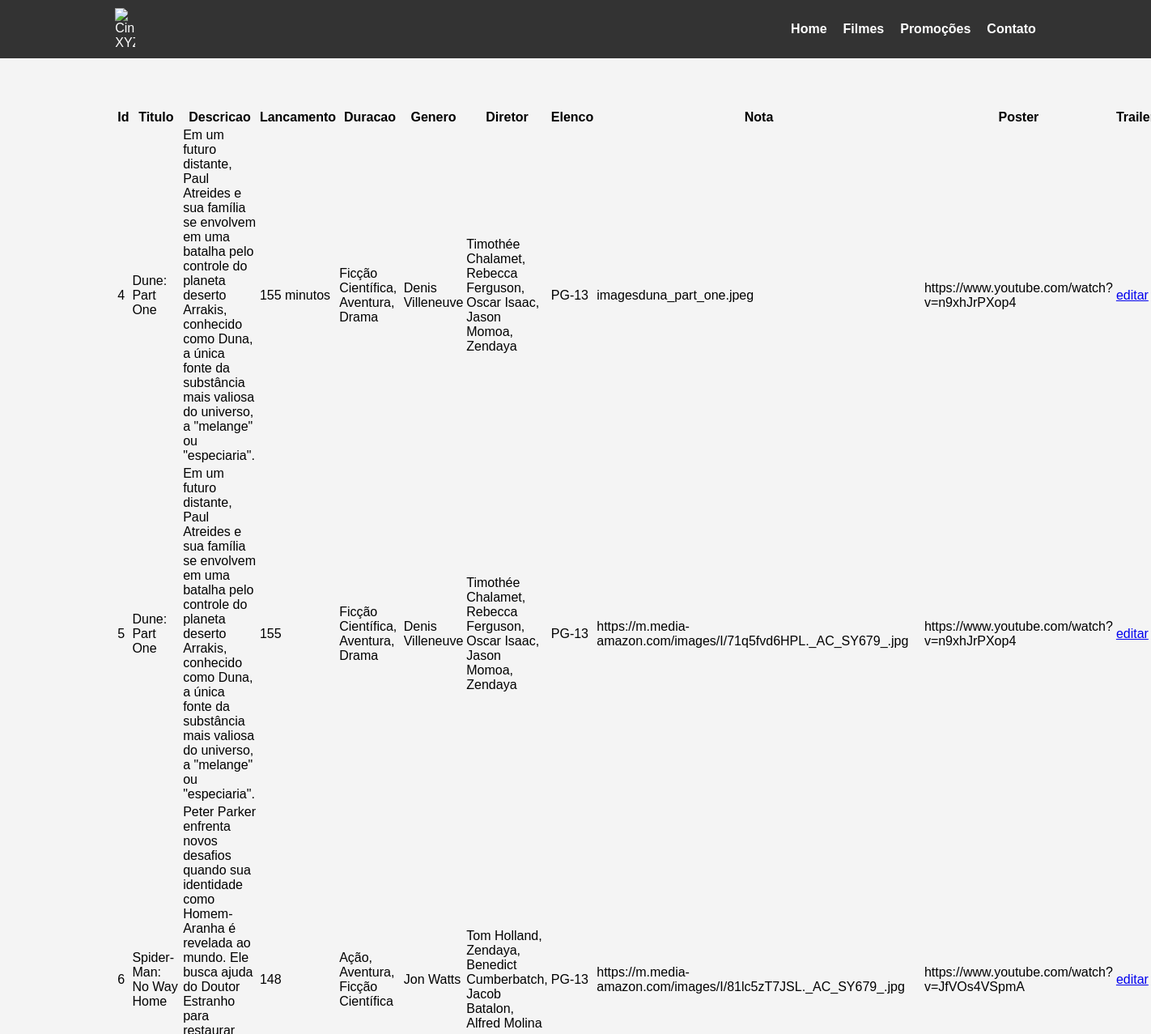
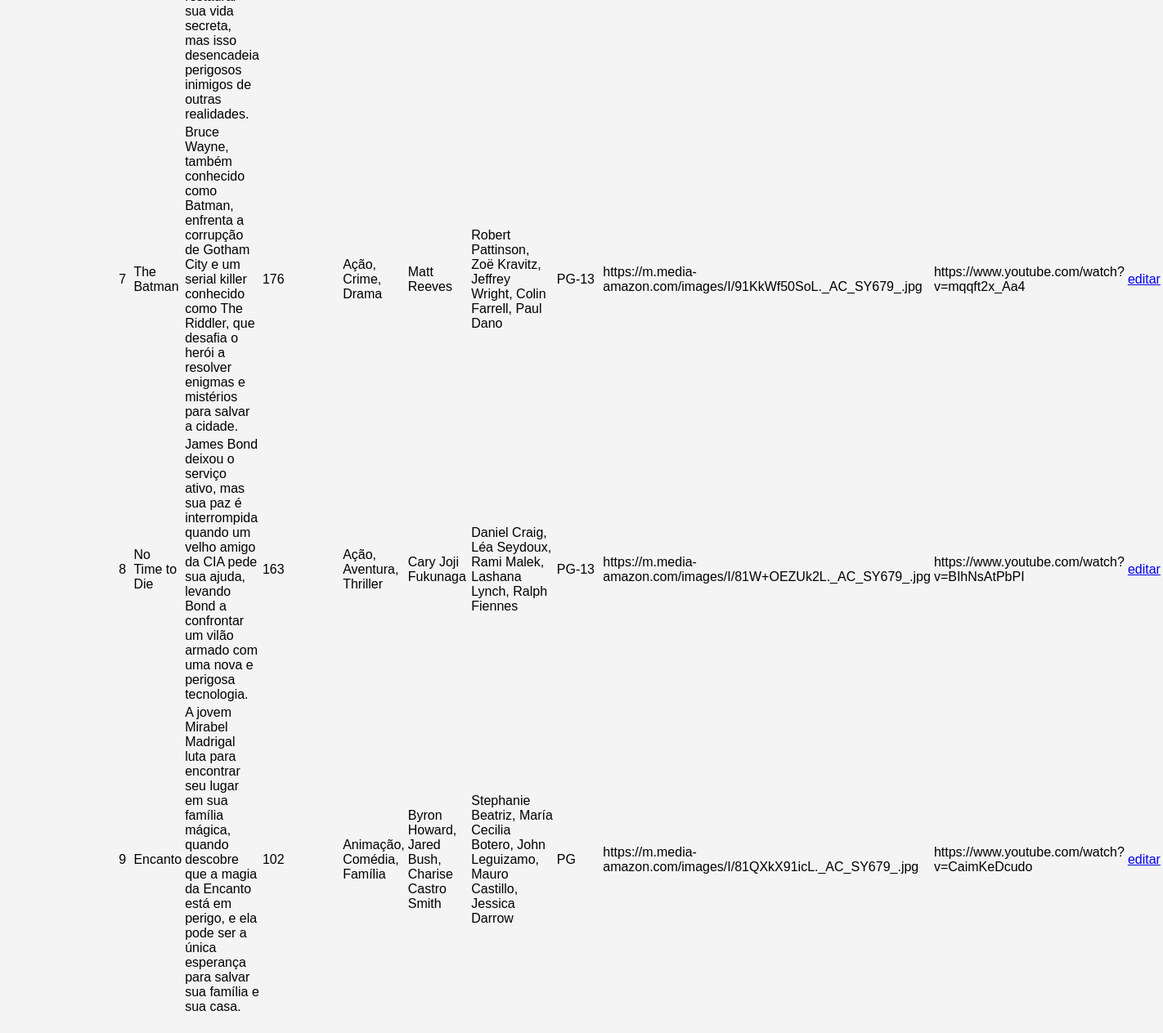
/ListaFilme/listaFilme.php, run on the app's committed database (2 pictures, top to bottom).
### tables this page shows
CREATE TABLE `listafilmes` (
  `Id` int(50) NOT NULL,
  `Titulo` varchar(255) NOT NULL,
  `Descricao` varchar(255) NOT NULL,
  `Lancamento` varchar(255) NOT NULL,
  `Duracao` varchar(255) NOT NULL,
  `Genero` varchar(255) NOT NULL,
  `Diretor` varchar(255) NOT NULL,
  `Elenco` varchar(255) NOT NULL,
  `Nota` varchar(255) NOT NULL,
  `Poster` varchar(255) NOT NULL,
  `Trailer` varchar(255) NOT NULL
);

### ListaFilme/listaFilme.php (the view, shortened to what this page needs)
<!DOCTYPE html>
<html lang="pt-BR">
<head>
    <link rel="stylesheet" href="styles.css">
</head>
<body>
    <header>
        <div class="container">
            <img  alt="Cinema XYZ" class="logo">
            <nav>
                <ul>
                    <li><a href="index.php">Home</a></li>
                    <li><a href="#">Filmes</a></li>
                    <li><a href="#">Promoções</a></li>
                    <li><a href="#">Contato</a></li>
                </ul>
            </nav>
        </div>
    </header>
    <section class="detalhes-filme">
        <div class="container">
            <?php
            require_once '../banco.php';
            $busca = listarFilmes();
         ?>
<table style="width: 50%;">
    <tr>
        <th>Id</th>
        <th>Titulo</th>
        <th>Descricao</th>
        <th>Lancamento</th>
        <th>Duracao</th>
        <th>Genero</th>
        <th>Diretor</th>
        <th>Elenco</th>
        <th>Nota</th>
        <th>Poster</th>
        <th>Trailer</th>
    </tr>
    <?php
        while ($obj = $busca->fetch_object()) {
            echo "<tr>";
            echo "<td>$obj->Id</td>";
            echo "<td>$obj->Titulo</td>";
            echo "<td>". $obj->Descricao ."</td>";
            echo "<td>$obj->Duracao</td>";
            echo "<td>$obj->Genero</td>";
            echo "<td>". $obj->Diretor ."</td>";
            echo "<td>$obj->Elenco</td>";
            echo "<td>$obj->Nota</td>";
            echo "<td>". $obj->Poster ."</td>";
            echo "<td>$obj->Trailer</td>";
            echo "<td><a href=\"editar.php?p=" . $obj->Id . "\">editar</a> </td>";
            echo "</tr>";
        }
    ?>
    </table>
        </div>
    </section>
</body>
</html>

### banco.php (shortened to what this page needs)
<pre>
<?php
$banco = new mysqli("localhost", "root", "", "php-cine");
    function listarFilmes(){
        global $banco;
        $q = "SELECT `Id`, `Titulo`, `Descricao`, `Lancamento`, `Duracao`, `Genero`, `Diretor`, `Elenco`, `Nota`, `Poster`, `Trailer` FROM `listafilmes`";
        $resp = $banco->query($q);
        return $resp;
    }
?>
</pre>

### styles.css (style rules this page uses)
body { font-family: Arial, sans-serif; background-color: #f4f4f4; margin: 0; padding: 0; }
header { background-color: #333; color: #fff; padding: 10px 0; }
header .container { display: flex; justify-content: space-between; align-items: center; }
header .logo { width: 25px; }
header nav ul { list-style: none; margin: 0; padding: 0; display: flex; }
header nav ul li { margin-left: 20px; }
header nav ul li a { color: #fff; text-decoration: none; font-weight: bold; }
section { padding: 20px 0; }
.container { width: 80%; margin: 0 auto; }

### data on the page
listafilmes: Id "4", Titulo "Dune: Part One", Descricao "Em um futuro distante, Paul Atreides e sua família se envolvem em uma batalha pelo controle do planeta deserto Arrakis, conhecido como Duna, a única fonte da substância mais valiosa do universo, a \"melange\" ou \"especiaria\".", Duracao "155 minutos", Genero "Ficção Científica, Aventura, Drama", Diretor "Denis Villeneuve", Elenco "Timothée Chalamet, Rebecca Ferguson, Oscar Isaac, Jason Momoa, Zendaya", Nota "PG-13", Poster "imagesduna_part_one.jpeg", Trailer "https://www.youtube.com/watch?v=n9xhJrPXop4"
listafilmes: Id "5", Titulo "Dune: Part One", Descricao "Em um futuro distante, Paul Atreides e sua família se envolvem em uma batalha pelo controle do planeta deserto Arrakis, conhecido como Duna, a única fonte da substância mais valiosa do universo, a \"melange\" ou \"especiaria\".", Duracao "155", Genero "Ficção Científica, Aventura, Drama", Diretor "Denis Villeneuve", Elenco "Timothée Chalamet, Rebecca Ferguson, Oscar Isaac, Jason Momoa, Zendaya", Nota "PG-13", Poster "https://m.media-amazon.com/images/I/71q5fvd6HPL._AC_SY679_.jpg", Trailer "https://www.youtube.com/watch?v=n9xhJrPXop4"
listafilmes: Id "6", Titulo "Spider-Man: No Way Home", Descricao "Peter Parker enfrenta novos desafios quando sua identidade como Homem-Aranha é revelada ao mundo. Ele busca ajuda do Doutor Estranho para restaurar sua vida secreta, mas isso desencadeia perigosos inimigos de outras realidades.", Duracao "148", Genero "Ação, Aventura, Ficção Científica", Diretor "Jon Watts", Elenco "Tom Holland, Zendaya, Benedict Cumberbatch, Jacob Batalon, Alfred Molina", Nota "PG-13", Poster "https://m.media-amazon.com/images/I/81lc5zT7JSL._AC_SY679_.jpg", Trailer "https://www.youtube.com/watch?v=JfVOs4VSpmA"
listafilmes: Id "7", Titulo "The Batman", Descricao "Bruce Wayne, também conhecido como Batman, enfrenta a corrupção de Gotham City e um serial killer conhecido como The Riddler, que desafia o herói a resolver enigmas e mistérios para salvar a cidade.", Duracao "176", Genero "Ação, Crime, Drama", Diretor "Matt Reeves", Elenco "Robert Pattinson, Zoë Kravitz, Jeffrey Wright, Colin Farrell, Paul Dano", Nota "PG-13", Poster "https://m.media-amazon.com/images/I/91KkWf50SoL._AC_SY679_.jpg", Trailer "https://www.youtube.com/watch?v=mqqft2x_Aa4"
listafilmes: Id "8", Titulo "No Time to Die", Descricao "James Bond deixou o serviço ativo, mas sua paz é interrompida quando um velho amigo da CIA pede sua ajuda, levando Bond a confrontar um vilão armado com uma nova e perigosa tecnologia.", Duracao "163", Genero "Ação, Aventura, Thriller", Diretor "Cary Joji Fukunaga", Elenco "Daniel Craig, Léa Seydoux, Rami Malek, Lashana Lynch, Ralph Fiennes", Nota "PG-13", Poster "https://m.media-amazon.com/images/I/81W+OEZUk2L._AC_SY679_.jpg", Trailer "https://www.youtube.com/watch?v=BIhNsAtPbPI"
listafilmes: Id "9", Titulo "Encanto", Descricao "A jovem Mirabel Madrigal luta para encontrar seu lugar em sua família mágica, quando descobre que a magia da Encanto está em perigo, e ela pode ser a única esperança para salvar sua família e sua casa.", Duracao "102", Genero "Animação, Comédia, Família", Diretor "Byron Howard, Jared Bush, Charise Castro Smith", Elenco "Stephanie Beatriz, María Cecilia Botero, John Leguizamo, Mauro Castillo, Jessica Darrow", Nota "PG", Poster "https://m.media-amazon.com/images/I/81QXkX91icL._AC_SY679_.jpg", Trailer "https://www.youtube.com/watch?v=CaimKeDcudo"
